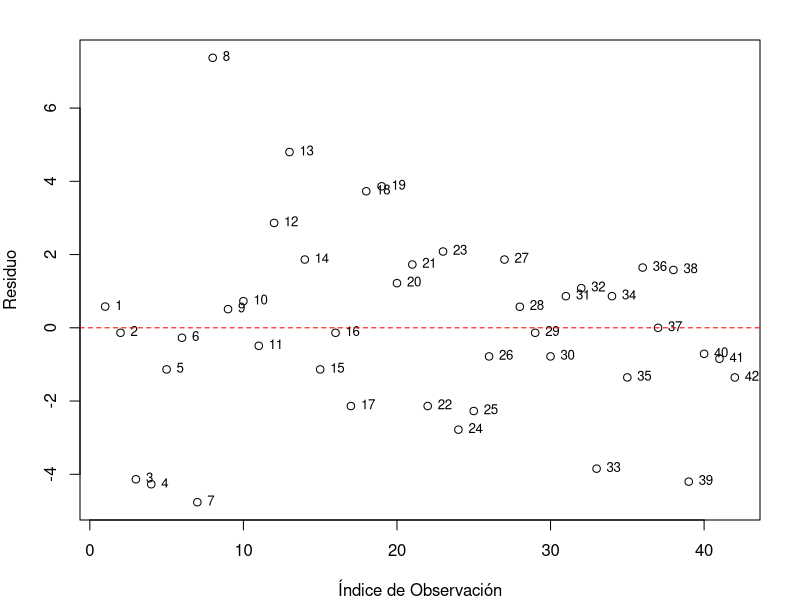
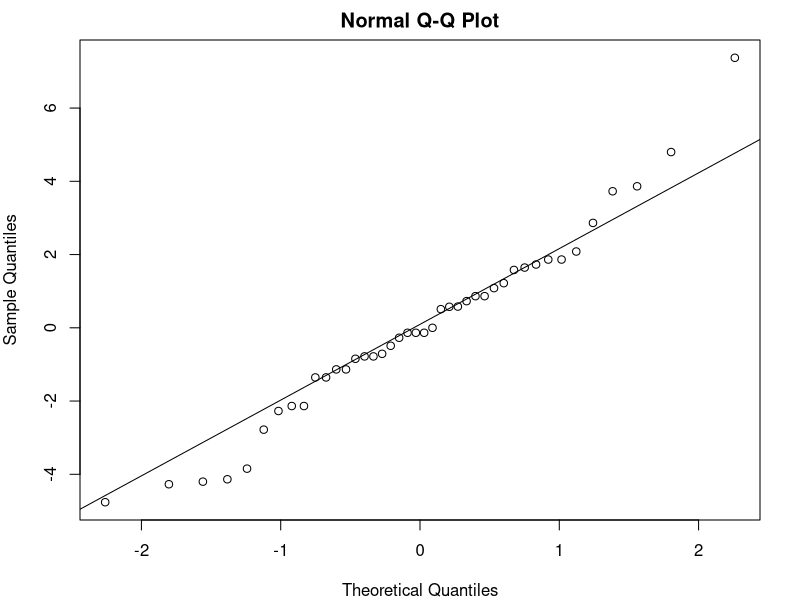
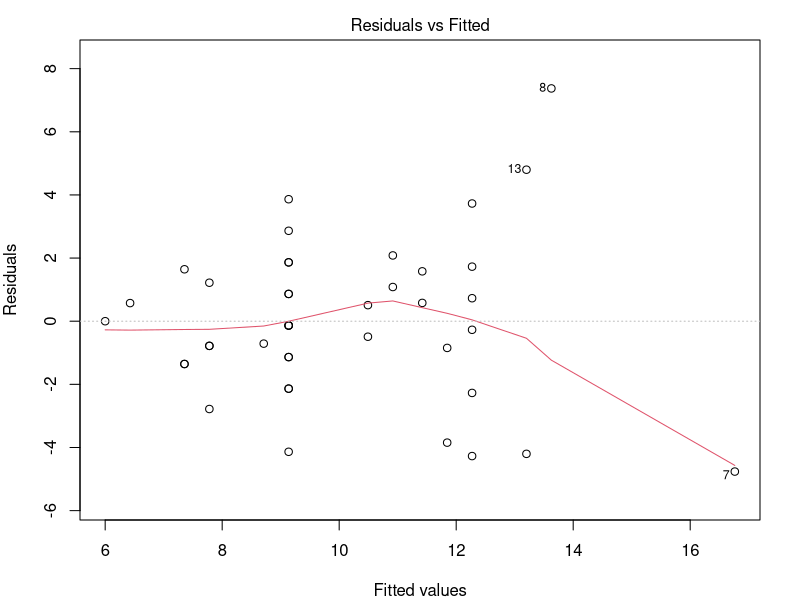
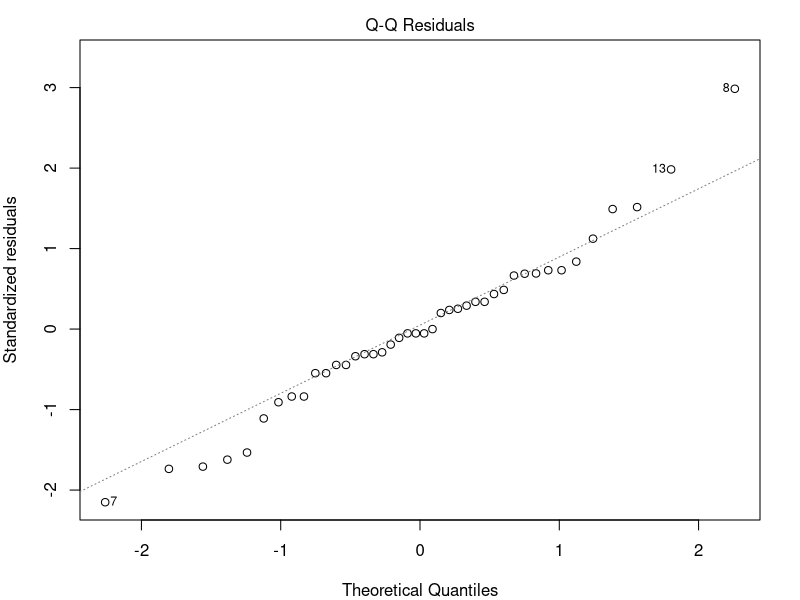
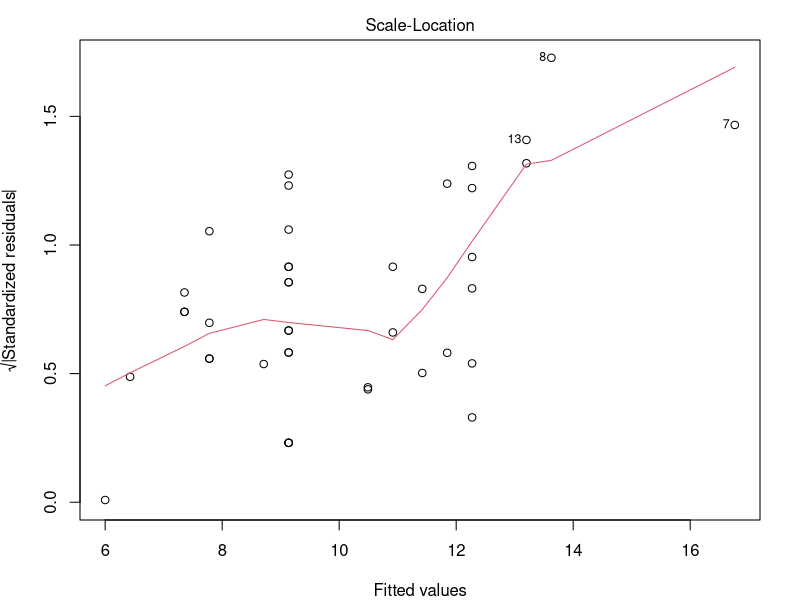

Write R code to recreate these figures, in order.
contaminantes <- read.table("./data/T1-5.dat")

names(contaminantes) <- c("viento", "radiacion", "co","no","no2","o3","hc")

## Inciso a)

modelo_a <- lm(no2 ~ viento + radiacion + co + no + hc, data = contaminantes)
summary(modelo_a)

### Con un \alpha = 0.5 y realizando diferentes pruebas de hipotesis para
### los coeficientes de viento, radiacion, no, y o3 obtenemos que no se 
### obtiene evidencia suficiente para concluir que sus coeficientes sea distinto
### de cero.

modelo_acortado <- lm(no2 ~ co + hc, data=contaminantes)
summary(modelo_acortado)

residuos <- resid(modelo_acortado)
par(mar=c(4,4,2,2))
plot(residuos, xlab = "Índice de Observación", ylab = "Residuo")
text(x = 1:length(residuos), y = residuos, labels = 1:length(residuos), pos = 4, cex = 0.8, col = "black")
abline(h = 0, col = "red", lty = 2)

qqpoints <- qqnorm(residuos)
qqline(residuos)
cor(qqpoints$x, qqpoints$y)

plot(modelo_acortado, which=1)
plot(modelo_acortado, which=2)
plot(modelo_acortado, which=3)

### Realizar un análisis de regresión lineal utilizando Y1=no2 y Y2=o3

modelo_2 <- lm(cbind(no2, o3) ~ viento + radiacion + co+ no+hc , data = contaminantes)
summary(modelo_2)
